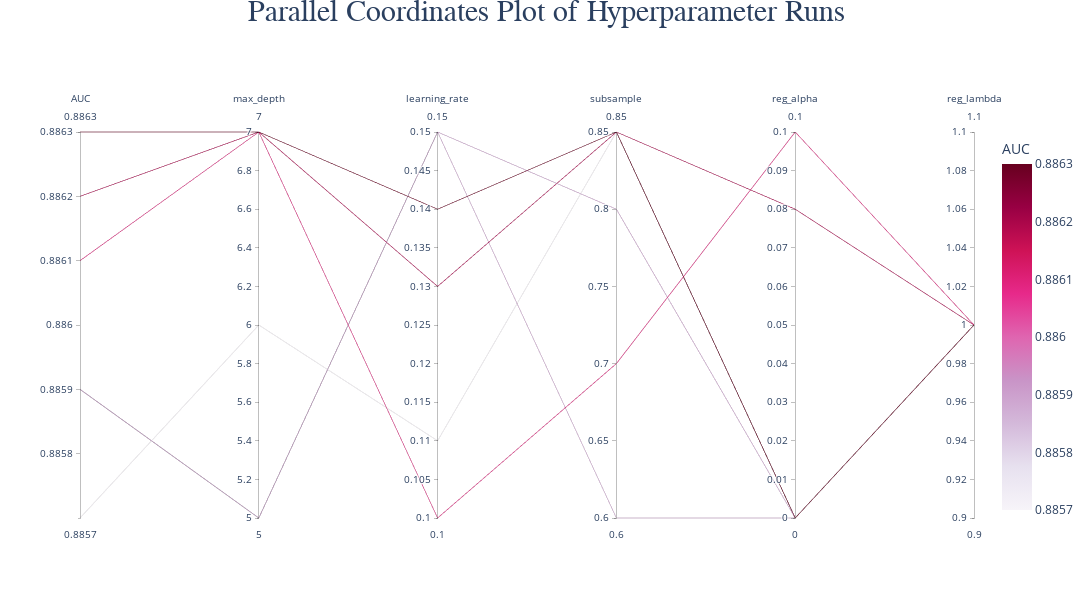

This figure's notebook cell:
### Code cell
results_df = pd.DataFrame([
    {"Run": 1, "AUC": 0.8859, "max_depth": 5, "learning_rate": 0.15, "subsample": 0.8, "reg_alpha": 0, "reg_lambda": 1},
    {"Run": 2, "AUC": 0.8863, "max_depth": 7, "learning_rate": 0.14, "subsample": 0.85, "reg_alpha": 0, "reg_lambda": 1},
    {"Run": 3, "AUC": 0.8859, "max_depth": 5, "learning_rate": 0.15, "subsample": 0.6, "reg_alpha": 0, "reg_lambda": 1},
    {"Run": 4, "AUC": 0.8857, "max_depth": 6, "learning_rate": 0.11, "subsample": 0.85, "reg_alpha": 0, "reg_lambda": 1},
    {"Run": 5, "AUC": 0.8861, "max_depth": 7, "learning_rate": 0.1, "subsample": 0.7, "reg_alpha": 0.1, "reg_lambda": 1.0},
    {"Run": 6, "AUC": 0.8862, "max_depth": 7, "learning_rate": 0.13, "subsample": 0.85, "reg_alpha": 0.08, "reg_lambda": 1.0}
])

fig = px.parallel_coordinates(
    results_df,
    dimensions=["AUC", "max_depth", "learning_rate", "subsample", "reg_alpha", "reg_lambda"],
    color="AUC",
    color_continuous_scale=px.colors.sequential.PuRd,
    width=1400,
    height=600,
)


fig.update_layout(
    title=dict(text="Parallel Coordinates Plot of Hyperparameter Runs", font=dict(size=30)),
    title_font_family="Helvetica Neue",
    title_x=0.5,
    title_y=1.0,
    margin_t=130
)
fig.show()

### Figure 1 — Plotly figure (JSON) as saved in the notebook; plotly's stock layout.template omitted (floating-point values rounded to 4 significant figures)
{"data": [{"dimensions": [{"label": "AUC", "values": [0.8859, 0.8863, 0.8859, 0.8857, 0.8861, 0.8862]}, {"label": "max_depth", "values": [5, 7, 5, 6, 7, 7]}, {"label": "learning_rate", "values": [0.15, 0.14, 0.15, 0.11, 0.1, 0.13]}, {"label": "subsample", "values": [0.8, 0.85, 0.6, 0.85, 0.7, 0.85]}, {"label": "reg_alpha", "values": [0, 0, 0, 0, 0.1, 0.08]}, {"label": "reg_lambda", "values": [1, 1, 1, 1, 1, 1]}], "domain": {"x": [0, 1], "y": [0, 1]}, "line": {"color": [0.8859, 0.8863, 0.8859, 0.8857, 0.8861, 0.8862], "coloraxis": "coloraxis"}, "name": "", "type": "parcoords"}], "layout": {"coloraxis": {"colorbar": {"title": {"text": "AUC"}}, "colorscale": [[0, "rgb(247,244,249)"], [0.125, "rgb(231,225,239)"], [0.25, "rgb(212,185,218)"], [0.375, "rgb(201,148,199)"], [0.5, "rgb(223,101,176)"], [0.625, "rgb(231,41,138)"], [0.75, "rgb(206,18,86)"], [0.875, "rgb(152,0,67)"], [1, "rgb(103,0,31)"]]}, "height": 600, "legend": {"tracegroupgap": 0}, "margin": {"t": 130}, "title": {"font": {"family": "Helvetica Neue", "size": 30}, "text": "Parallel Coordinates Plot of Hyperparameter Runs", "x": 0.5, "y": 1}, "width": 1400}}
